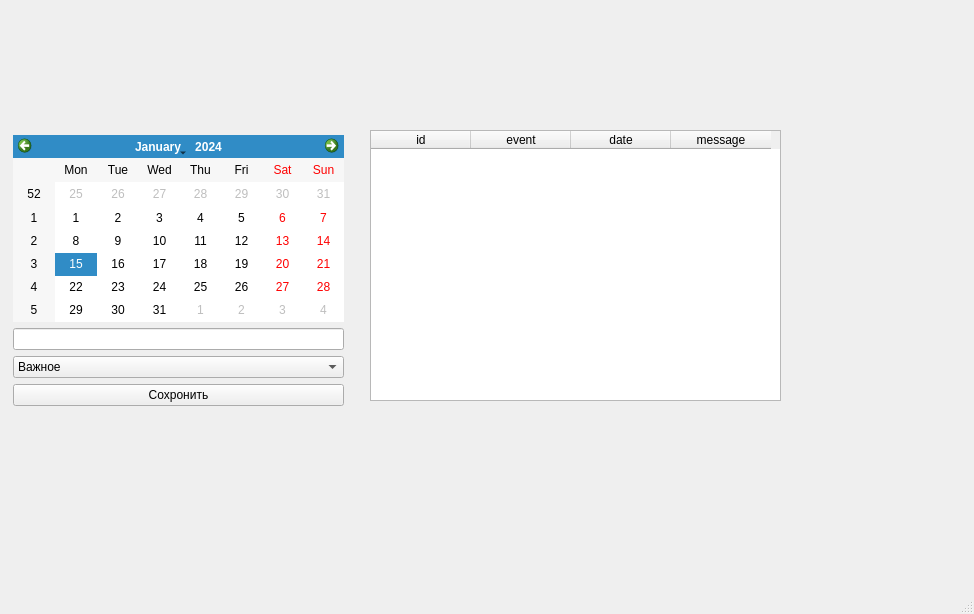
<?xml version="1.0" encoding="UTF-8"?>
<ui version="4.0">
 <class>MainWindow</class>
 <widget class="QMainWindow" name="MainWindow">
  <property name="geometry">
   <rect>
    <x>0</x>
    <y>0</y>
    <width>974</width>
    <height>614</height>
   </rect>
  </property>
  <property name="windowTitle">
   <string>MainWindow</string>
  </property>
  <widget class="QWidget" name="centralwidget">
   <widget class="QWidget" name="verticalLayoutWidget">
    <property name="geometry">
     <rect>
      <x>13</x>
      <y>135</y>
      <width>331</width>
      <height>271</height>
     </rect>
    </property>
    <layout class="QVBoxLayout" name="verticalLayout">
     <item>
      <widget class="QCalendarWidget" name="calendar"/>
     </item>
     <item>
      <widget class="QLineEdit" name="log_input"/>
     </item>
     <item>
      <widget class="QComboBox" name="comboBox">
       <property name="insertPolicy">
        <enum>QComboBox::InsertAlphabetically</enum>
       </property>
       <item>
        <property name="text">
         <string>Важное</string>
        </property>
       </item>
       <item>
        <property name="text">
         <string>Среднее</string>
        </property>
       </item>
       <item>
        <property name="text">
         <string>Не важное</string>
        </property>
       </item>
      </widget>
     </item>
     <item>
      <widget class="QPushButton" name="save_btn">
       <property name="text">
        <string>Сохронить</string>
       </property>
      </widget>
     </item>
    </layout>
   </widget>
   <widget class="QTableWidget" name="log_table">
    <property name="geometry">
     <rect>
      <x>370</x>
      <y>130</y>
      <width>411</width>
      <height>271</height>
     </rect>
    </property>
    <column>
     <property name="text">
      <string>id</string>
     </property>
    </column>
    <column>
     <property name="text">
      <string>event</string>
     </property>
    </column>
    <column>
     <property name="text">
      <string>date</string>
     </property>
    </column>
    <column>
     <property name="text">
      <string>message</string>
     </property>
    </column>
   </widget>
  </widget>
  <widget class="QMenuBar" name="menubar">
   <property name="geometry">
    <rect>
     <x>0</x>
     <y>0</y>
     <width>974</width>
     <height>21</height>
    </rect>
   </property>
  </widget>
  <widget class="QStatusBar" name="statusbar"/>
 </widget>
 <resources/>
 <connections/>
</ui>
